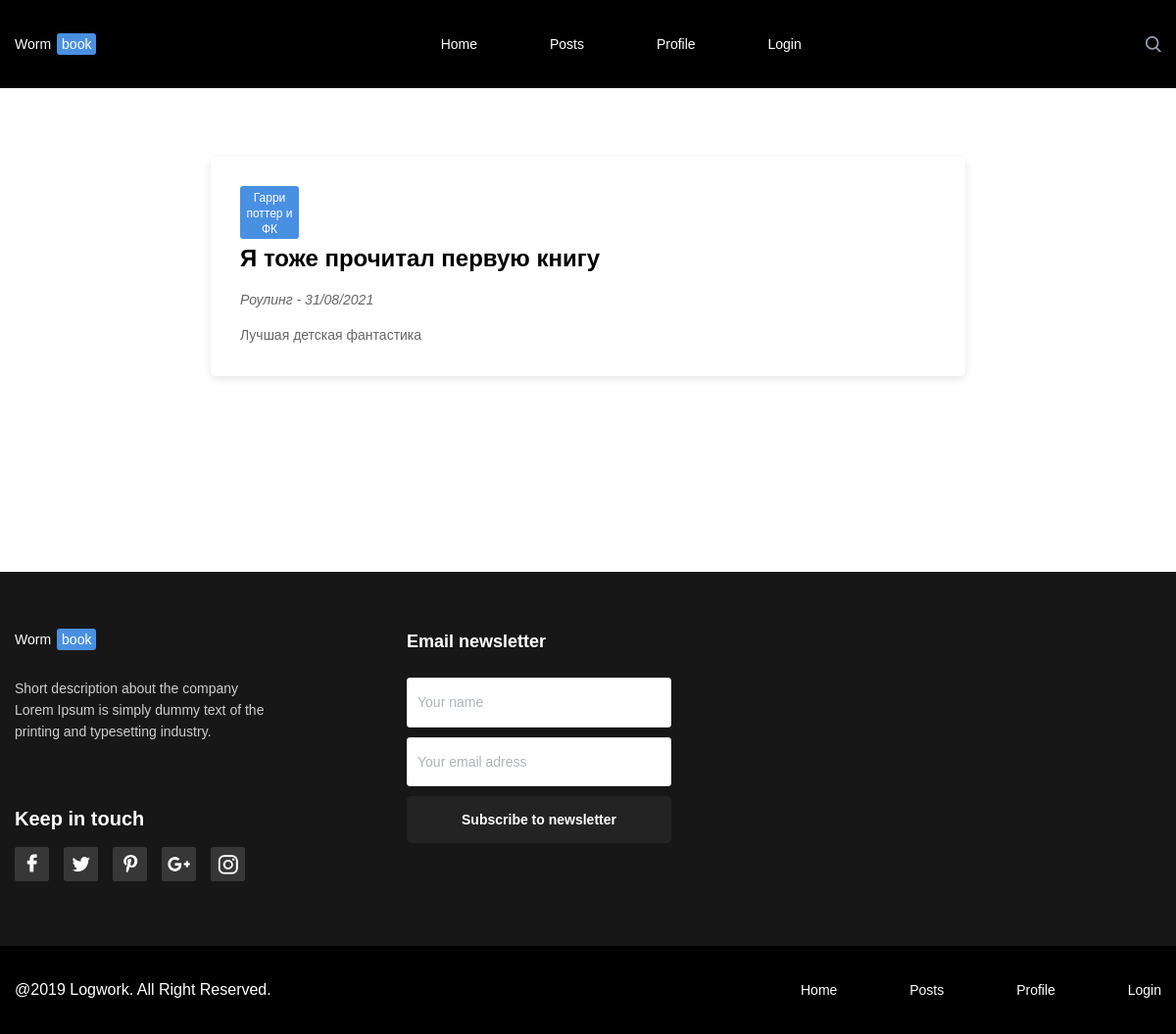
Screenshot of /post/2 with the database file from the repository.
### tables this page shows
CREATE TABLE menu (
id integer primary key autoincrement,
title text not null,
url text not null
);

CREATE TABLE posts (
id integer PRIMARY KEY AUTOINCREMENT,
id_user integer NOT NULL,
article text NOT NULL,
book text NOT NULL,
author text NOT NULL,
post text NOT NULL,
time integer NOT NULL
);

### main.py (the view)
@app.route("/post/<int:post_id>")
def show_post(post_id):
    return render_template('post.html', title=title, post_id=post_id, soc_links=soc_links, menu=dbase.getMenu(), posts=dbase.getPost(
        post_id))

### FDataBase.py (called while the page is built)
    def getMenu(self):
        sql = '''SELECT * FROM menu'''
        try:
            self.__cur.execute(sql)
            res = self.__cur.fetchall()
            if res: return res
        except:
            print("Ошибка чтения из БД")
        return []

    def getPost(self, post_id=None):
        if post_id:
            sql = f'''SELECT * FROM posts WHERE id = {post_id} LIMIT 1'''
        else:
            sql = '''SELECT * FROM posts'''
        try:
            self.__cur.execute(sql)
            res = self.__cur.fetchall()
            if res:
                return res
        except:
            print("Ошибка чтения из БД")
        return []

### main.py (called while the page is built)
@app.before_request
def before_request():
    global dbase
    db = get_db()
    dbase = FDataBase(db)

def get_db():
    if not hasattr(g, 'link_db'):
        g.link_db = connect_db()
    return g.link_db

def connect_db():
    conn = sqlite3.connect(app.config['DATABASE'])
    conn.row_factory = sqlite3.Row
    return conn

### templates/post.html (shortened to what this page needs)
{% extends 'base.html' %}
{% block content %}
{% for post in posts -%}
    <div class="two-column content__two-column">
        <section class="column-main">
            <article class="big-post column-main__big-post">
                    <div class="post">
                        <p class="card big-post__card">{{post.book}}</p>
                            <h2 class="">{{post.article}}</h2>
                        <p class="big-post__subtitle">{{post.author}} - {{post.time}}</p>
                        <p class="big-post__text">{{post.post}}</p>
                    </div>
            </article>
        </section>
    </div>
{% endfor -%}
{% endblock content %}

### templates/base.html (shortened to what this page needs)
<!DOCTYPE html>
<html lang="en">
<head>
    <link rel="stylesheet" href="{{url_for('static', filename="/css/pages/base.css")}}">
</head>
<body>
  <div class="page">
    <section class="header">
        <div class="header__content">
        <h1 class="logo header__logo">
          {{title.split()[0]}}<span class="logo__card">{{title.split()[1]}}</span>
        </h1>
        {% block mainmenu -%}
        <nav class="navigation">
          <ul class="navigation__link-list">
            {% for link in menu -%}
            <li class="navigation__list-item navigation__list-item_border"><a href="{{link.url}}" class="navigation__link">{{link.title}}</a></li>
            {% endfor -%}
          </ul>
        </nav>
        {% endblock mainmenu -%}
        <div class="header__search"></div>
      </div>
    </section>
    <main class="content page__content">
      {% block content %}
      {% endblock content %}
    </main>
    <footer class="footer page__footer">
      {% block footer %}
      <section class="footer__top-row">
        <div class="footer__about footer__about_margin_right">
          <p class="logo footer__logo">
            {{title.split()[0]}}<span class="logo__card">{{title.split()[1]}}</span>
          </p>
          <p class="footer__text">Short description about the company Lorem Ipsum
                                is simply dummy text of the printing and typesetting industry.
          </p>
          <div class="social-links footer__social-links">
            <h2 class="social-links__head">Keep in touch</h2>
            <ul class="social-links__list">
              {% block soc_menu_links -%}
              {% for link in soc_links -%}
              <li class="social-links__list-item social-links__list-item_border">
                <a href="{{link.url}}" class="social-links__link">
                  <img src="{{link.icon}}" alt="{{link.alt}}" class="social-links__pic">
                </a>
              </li>
              {% endfor -%}
              {% endblock soc_menu_links -%}
            </ul>
          </div>
        </div>
        <section class="newsletter footer__newsletter">
          <h2 class="newsletter__head">Email newsletter</h2>
          <input type="text" class="newsletter__name newsletter__name_place_footer" placeholder="Your name">
          <input type="email" class="newsletter__email newsletter__email_place_footer" placeholder="Your email adress">
          <button class="big-button newsletter__big-button">Subscribe to newsletter</button>
        </section>
      </section>
      <section class="footer__bottom-row">
        <div class="footer__bottom-row-content">
          <p class="footer__copi-right">@2019 Logwork. All Right Reserved.</p>
          <nav class="navigation">
            <ul class="navigation__link-list">
              {% for link in menu -%}
              <li class="navigation__list-item navigation__list-item_border"><a href="{{link.url}}" class="navigation__link">{{link.title}}</a></li>
              {% endfor -%}
            </ul>
          </nav>
        </div>
      </section>
    {% endblock footer %}
    </footer>
  </div>
</body>
</html>

### static/css/blocks/page/page.css (style rules this page uses)
.page { max-width: 1920px; display: flex; flex-direction: column; font-family: "PT-sans", sans-serif; margin: 0 auto; }

### static/css/blocks/content/content.css (style rules this page uses)
.content { display: flex; flex-direction: column; width: 1170px; margin: 0 auto; }

### static/css/blocks/logo/logo.css (style rules this page uses)
.logo { font-size: 14px; line-height: 18px; font-weight: normal; }

### static/css/blocks/card/card.css (style rules this page uses)
.card { background-color: #4A90E2; border-radius: 3px; font-weight: normal; font-size: 12px; line-height: 16px; color: white; margin: 0; width: 60px; text-align: center; padding: 4px 0 2px; }

### static/css/blocks/header/header.css (style rules this page uses)
.header { max-width: 1920px; min-height: 90px; background-color: black; display: flex; justify-content: center; align-items: center; color: white; }

### static/css/blocks/two-column/two-column.css (style rules this page uses)
.two-column { display: flex; justify-content: center; }

### static/css/blocks/column-main/column-main.css (style rules this page uses)
.column-main { width: 770px; display: flex; flex-direction: column; }

### static/css/blocks/big-post/big-post.css (style rules this page uses)
.big-post { position: relative; box-sizing: border-box; }

### static/css/blocks/post/post.css (style rules this page uses)
.post { box-sizing: border-box; padding: 70px 30px 30px 30px; border-radius: 5px; box-shadow: 0px 3px 10px rgba(0, 0, 0, 0.1); background-color: white; }

### static/css/blocks/big-button/big-button.css (style rules this page uses)
.big-button { font-weight: bold; font-size: 14px; line-height: 18px; color: white; background: #232323; border-radius: 5px; padding: 15px 0; border: 0; }

### static/css/blocks/newsletter/newsletter.css (style rules this page uses)
.newsletter { display: flex; flex-direction: column; }

### static/css/blocks/footer/footer.css (style rules this page uses)
.footer { display: flex; flex-direction: column; align-items: center; max-width: 1920px; min-width: 1170px; background-color:#171717; }

### static/css/blocks/page/__content/page__content.css (style rules this page uses)
.page__content { margin: 0 auto; }

### static/css/blocks/page/__footer/page__footer.css (style rules this page uses)
.page__footer { margin-top: 200px; }

### static/css/blocks/content/__two-column/content__two-column.css (style rules this page uses)
.content__two-column { margin-top: 70px; }

### static/css/blocks/logo/__card/logo__card.css (style rules this page uses)
.logo__card { padding: 3px 5px; background-color: #4A90E2; border-radius: 3px; margin-left: 6px; }

### static/css/blocks/header/__search/header__search.css (style rules this page uses)
.header__search { background-image: url(../../../../images/Shape.png); background-size: cover; width: 16px; height: 16px; }

### static/css/blocks/header/__content/header__content.css (style rules this page uses)
.header__content { display: flex; justify-content: space-between; align-items: center; min-width: 1170px; background-color: black; }

### static/css/blocks/header/__logo/header__logo.css (style rules this page uses)
.header__logo { margin: 0; }

### static/css/blocks/navigation/__link-list/navigation__link-list.css (style rules this page uses)
.navigation__link-list { list-style: none; display: flex; justify-content: space-between; min-width: 368px; height: 18px; padding: 0; }

### static/css/blocks/navigation/__link/navigation__link.css (style rules this page uses)
.navigation__link { text-decoration: none; color: white; font-size: 14px; line-height: 18px; }

### static/css/blocks/big-post/__subtitle/big-post__subtitle.css (style rules this page uses)
.big-post__subtitle { margin: 15px 0 0 0; font-weight: normal; font-size: 14px; line-height: 18px; color: #666666; font-style: italic; }

### static/css/blocks/big-post/__text/big-post__text.css (style rules this page uses)
.big-post__text { margin: 15px 0 0 0; font-weight: normal; font-size: 14px; line-height: 24px; color: #666666; }

### static/css/blocks/big-post/__card/big-post__card.css (style rules this page uses)
.big-post__card { position: absolute; top: 30px; left: 30px; }

### static/css/blocks/column-main/__big-post/column-main__big-post.css (style rules this page uses)
.column-main__big-post { margin: 180px 0 0 0; }
.column-main__big-post:nth-of-type(1) { margin: 0 0 0 0; }

### static/css/blocks/newsletter/__email/newsletter__email.css (style rules this page uses)
.newsletter__email { margin: 10px 0 10px 0; min-height: 50px; background: #FFFFFF; border: 1px solid #E5E5E5; box-sizing: border-box; border-radius: 3px; padding: 15px 10px; }
.newsletter__email::placeholder { font-weight: normal; font-size: 14px; line-height: 18px; color: #AEB3BB; }

### static/css/blocks/newsletter/__head/newsletter__head.css (style rules this page uses)
.newsletter__head { font-weight: bold; font-size: 18px; line-height: 23px; margin: 0; }

### static/css/blocks/newsletter/__name/newsletter__name.css (style rules this page uses)
.newsletter__name { min-height: 50px; background: #FFFFFF; border: 1px solid #E5E5E5; box-sizing: border-box; border-radius: 3px; padding: 15px 10px; }
.newsletter__name::placeholder { font-weight: normal; font-size: 14px; line-height: 18px; color: #AEB3BB; }

### static/css/blocks/newsletter/__big-button/newsletter__big-button.css (style rules this page uses)
.newsletter__big-button { margin: 0; }

### static/css/blocks/footer/__about/footer__about.css (style rules this page uses)
.footer__about { width: 270px; }

### static/css/blocks/footer/__bottom-row/footer__bottom-row.css (style rules this page uses)
.footer__bottom-row { display: flex; justify-content: center; width: 100%; background-color: black; }

### static/css/blocks/footer/__copi-right/footer__copi-right.css (style rules this page uses)
.footer__copi-right { color: white; }

### static/css/blocks/footer/__text/footer__text.css (style rules this page uses)
.footer__text { font-weight: normal; font-size: 14px; line-height: 22px; color: #CECECE; margin: 30px 0 0 0; }

### static/css/blocks/footer/__top-row/footer__top-row.css (style rules this page uses)
.footer__top-row { min-width: 1170px; display: flex; background-color:#171717; color: white; padding: 60px 0 50px; }

### static/css/blocks/footer/__bottom-row-content/footer__bottom-row-content.css (style rules this page uses)
.footer__bottom-row-content { display: flex; justify-content: space-between; align-items: center; min-height: 90px; min-width: 1170px; }

### static/css/blocks/footer/__newsletter/footer__newsletter.css (style rules this page uses)
.footer__newsletter { width: 270px; }

### static/css/blocks/footer/__logo/footer__logo.css (style rules this page uses)
.footer__logo { margin: 0; }

### static/css/blocks/footer/__social-links/footer__social-links.css (style rules this page uses)
.footer__social-links { margin: 65px 0 0 0; }

### static/css/blocks/social-links/__head/social-links__head.css (style rules this page uses)
.social-links__head { font-weight: bold; font-size: 20px; line-height: 26px; margin: 0; }

### static/css/blocks/social-links/__list-item/social-links__list-item.css (style rules this page uses)
.social-links__list-item { background-color: #373737; border-radius: 3px; margin-left: 15px; }
.social-links__list-item:nth-of-type(1) { margin-left: 0; }

### static/css/blocks/social-links/__list/social-links__list.css (style rules this page uses)
.social-links__list { list-style: none; padding: 0; display: flex; }

### static/css/blocks/social-links/__pic/social-links__pic.css (style rules this page uses)
.social-links__pic { width: 35px; object-fit: cover; border-radius: 3px; }

### static/css/blocks/social-links/__link/social-links__link.css (style rules this page uses)
.social-links__link { width: 35px; height: 35px; display: flex; justify-content: center; align-items: center; }

### static/css/blocks/newsletter/__name/_place/newsletter__name_place_footer.css (style rules this page uses)
.newsletter__name_place_footer { margin: 25px 0 0 0; }

### static/css/blocks/footer/__about/_margin/footer__about_margin_right.css (style rules this page uses)
.footer__about_margin_right { margin-right: 130px; }

### rows the page displays
menu: title "Home"
menu: title "Posts"
menu: title "Profile"
menu: title "Login"
posts: book "Гарри поттер и ФК", article "Я тоже прочитал первую книгу", author "Роулинг", time "31/08/2021", post "Лучшая детская фантастика"

### other values shown
{{ title.split()[0] }} "Worm"
{{ title.split()[1] }} "book"
